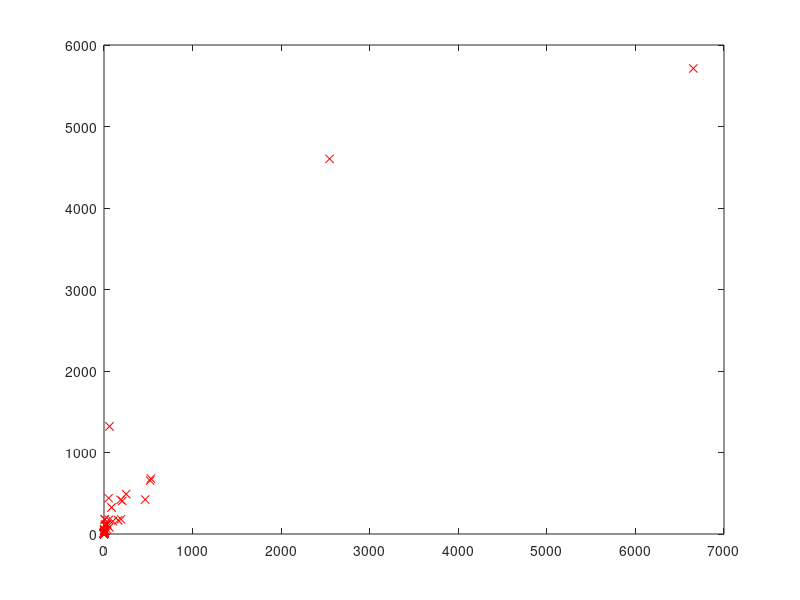

Here is the MATLAB script that generated this plot: (Note: this script raises an error after producing the figure.)

data = load('dados/x01m.txt');
X = data(:, 1); 
y = data(:, 2);
[m,n] = size(X);

 % xind = [0:0.1:max(X)]
figure; 
plot(X, y, 'rx');


X = [ones(m,1), X];
[m,n] = size(X);

theta = [0; 0];
alpha = 0.0000001;


[tnovos, jh] = graddesc(X, y, theta, alpha);
ji = [1:length(jh)];

% COMO FICOU A LINHA:

hold on;
plot(X(:,2), X*tnovos, '-');


% Como ficou o j_iters
figure; 
hold off;
plot(ji, jh, 'r-')


% prever novos dados
xnovo = [1; 860];
xnovo' * tnovos



% grad desc, plot j(theta) de acordo com iters


